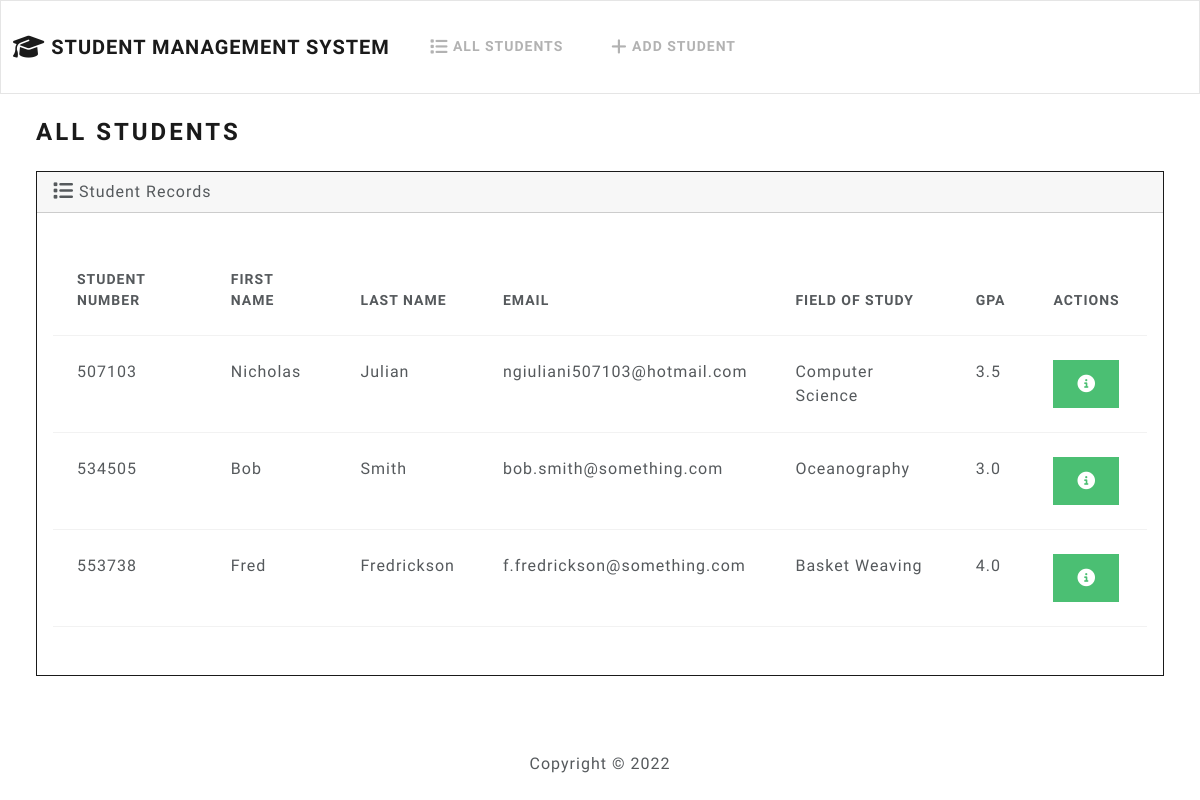
The page / on the database its author committed.
### students/models.py (models this page shows, shortened)
class Student(models.Model):
    student_number = models.PositiveBigIntegerField()
    first_name = models.CharField(max_length=50)
    last_name = models.CharField(max_length=50)
    email = models.CharField(max_length=100)
    field_of_study = models.CharField(max_length=50)
    gpa = models.FloatField()

### students/views.py (the view)
# urls.py: path('', views.index, name='index'),
def index(request):
    return render(request, 'students/index.html', {
        'students': Student.objects.all()
    })

### students/templates/students/index.html (shortened to what this page needs)
{% load static %}
<!DOCTYPE html>
<html lang="en">
    <head>
        <link rel="stylesheet" href="https://cdnjs.cloudflare.com/ajax/libs/font-awesome/6.2.1/css/all.min.css">
        <link href="{% static 'css/bootstrap.min.css' %}" rel="stylesheet">
        <body class="d-flex flex-column min-vh-100">
            <nav class="navbar navbar-expand-lg navbar-light bg-light">
                <div class="container-fluid">
                  <a class="navbar-brand" href="#">
                    <i class="fa-solid fa-graduation-cap fa-lg"></i> Student Management System
                  </a>
                  <div class="collapse navbar-collapse" id="navbarColor03">
                    <ul class="navbar-nav me-auto">
                      <li class="nav-item">
                        <a class="nav-link" href="#">
                           All Students
                        </a>
                      </li>
                      <li class="nav-item">
                        <a class="nav-link" href="#">
                           Add Student
                        </a>
                      </li>
                  </div>
                </div>
              </nav>
              <div class="container-fluid">
                <h3 class="m-4">All Students</h3>
                <div class="row">
                  <div class="col-12">
                    {% if students %}
                      <div class="card border-primary ms-4 me-4 mb-4">
                        <div class="card-header">
                          <i class="fa-solid fa-list fa-lg"></i> Student Records
                        </div>
                        <div class="card-body">
                          <p class="card-text">
                            <div class="table-responsive">
                              <table class="table table-hover">
                                <thead>
                                  <tr>
                                    <th scope="col">Student Number</th>
                                    <th scope="col">First Name</th>
                                    <th scope="col">Last Name</th>
                                    <th scope="col">Email</th>
                                    <th scope="col">Field of Study</th>
                                    <th scope="col">GPA</th>
                                    <th scope="col">Actions</th>
                                  </tr>
                                </thead>
                                <tbody>
                                  {% for student in students %}
                                    <tr>
                                      <td>{{ student.student_number }}</td>
                                      <td>{{ student.first_name }}</td>
                                      <td>{{ student.last_name }}</td>
                                      <td>{{ student.email }}</td>
                                      <td>{{ student.field_of_study }}</td>
                                      <td>{{ student.gpa }}</td>
                                      <td>
                                        <button type="button" class="btn btn-success me-1" href="{% url 'view_student' student.id %}" data-bs-toggle="modal" data-bs-target="Mymodal{{student.id}}">
                                        </button>
                                      </td>
                                    </tr>
                                  {% endfor %}
                                </tbody>
                              </table>
                            </div>
                          </p>
                        </div>
                      </div>
                    {% else %}
                      <h5 class="alert alert-primary ms-4 me-4">No Student Records</h5>
                    {% endif %}
                  </div>
                </div>
              </div>
              <footer class="mt-auto mb-4">
                <div class="text-center">
                  <span>
                    Copyright &copy; <script>document.write(new Date().getFullYear())</script>
                  </span>
                </div>
              </footer>
        </body>
    </head>
</html>

### rows shown on the page
Student: student_number "507103", first_name "Nicholas", last_name "Julian", email "ngiuliani507103@hotmail.com", field_of_study "Computer Science", gpa "3.5"
Student: student_number "534505", first_name "Bob", last_name "Smith", email "bob.smith@something.com", field_of_study "Oceanography", gpa "3.0"
Student: student_number "553738", first_name "Fred", last_name "Fredrickson", email "f.fredrickson@something.com", field_of_study "Basket Weaving", gpa "4.0"
